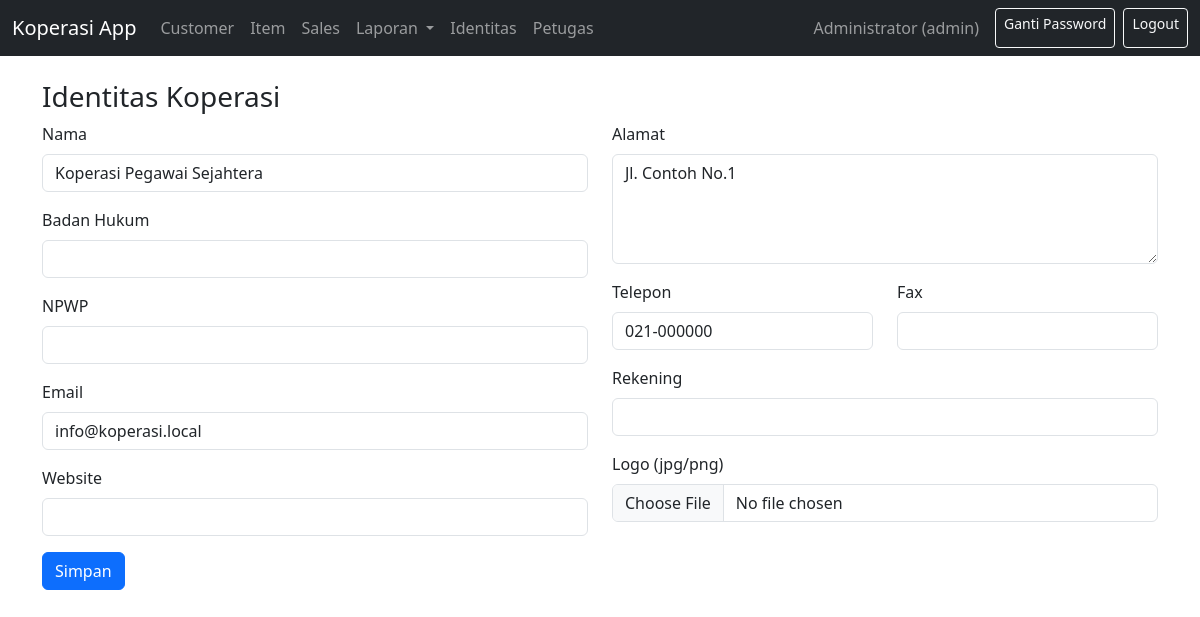
/index.php?r=company/index (signed in), run on the app's committed database.
### tables this page shows
CREATE TABLE company_identity (
  id_identitas INT AUTO_INCREMENT PRIMARY KEY,
  nama_identitas VARCHAR(150) NOT NULL,
  badan_hukum VARCHAR(150),
  npwp VARCHAR(50),
  email VARCHAR(150),
  url VARCHAR(200),
  alamat TEXT,
  telp VARCHAR(30),
  fax VARCHAR(30),
  rekening VARCHAR(150),
  foto VARCHAR(255)
);

### app/controllers/BaseController.php (called while the page is built, shortened)
<?php
class BaseController
{
    public function __construct(PDO $pdo)
    {
        $this->pdo = $pdo;
    }
    protected function view(string $view, array $data = []): void
    {
        include __DIR__ . '/../views/partials/layout.php';
    }
}

### app/controllers/CompanyController.php (called while the page is built, shortened)
<?php
require_once __DIR__.'/BaseController.php';
class CompanyController extends BaseController {
  public function index() {
    $company = $this->pdo->query("SELECT * FROM company_identity LIMIT 1")->fetch();
    $this->view(__DIR__.'/../views/company/index.php', compact('company'));
  }
}

### public/index.php (called while the page is built, shortened)
<?php
require_once __DIR__ . '/../config/db.php';
$route = $_GET['r'] ?? 'auth/login';
list($controller, $action) = array_pad(explode('/', $route), 2, null);
function dispatch($pdo, $controller, $action) {
  $obj = new $className($pdo);
  $obj->$action();
}
dispatch($pdo, $controller, $action);

### app/views/company/index.php (the view, shortened to what this page needs)
<h3>Identitas Koperasi</h3>
<form method="post" enctype="multipart/form-data">
  <div class="row">
    <div class="col-md-6">
      <div class="mb-3"><label class="form-label">Nama</label><input class="form-control" name="nama_identitas" value="<?php echo htmlspecialchars($company['nama_identitas'] ?? ''); ?>" required></div>
      <div class="mb-3"><label class="form-label">Badan Hukum</label><input class="form-control" name="badan_hukum" value="<?php echo htmlspecialchars($company['badan_hukum'] ?? ''); ?>"></div>
      <div class="mb-3"><label class="form-label">NPWP</label><input class="form-control" name="npwp" value="<?php echo htmlspecialchars($company['npwp'] ?? ''); ?>"></div>
      <div class="mb-3"><label class="form-label">Email</label><input class="form-control" type="email" name="email" value="<?php echo htmlspecialchars($company['email'] ?? ''); ?>"></div>
      <div class="mb-3"><label class="form-label">Website</label><input class="form-control" name="url" value="<?php echo htmlspecialchars($company['url'] ?? ''); ?>"></div>
    </div>
    <div class="col-md-6">
      <div class="mb-3"><label class="form-label">Alamat</label><textarea class="form-control" rows="4" name="alamat"><?php echo htmlspecialchars($company['alamat'] ?? ''); ?></textarea></div>
      <div class="row">
        <div class="col-md-6 mb-3"><label class="form-label">Telepon</label><input class="form-control" name="telp" value="<?php echo htmlspecialchars($company['telp'] ?? ''); ?>"></div>
        <div class="col-md-6 mb-3"><label class="form-label">Fax</label><input class="form-control" name="fax" value="<?php echo htmlspecialchars($company['fax'] ?? ''); ?>"></div>
      </div>
      <div class="mb-3"><label class="form-label">Rekening</label><input class="form-control" name="rekening" value="<?php echo htmlspecialchars($company['rekening'] ?? ''); ?>"></div>
      <div class="mb-3">
        <label class="form-label">Logo (jpg/png)</label>
        <input type="file" class="form-control" name="foto" accept=".jpg,.jpeg,.png">
      </div>
    </div>
  </div>
  <button class="btn btn-primary">Simpan</button>
</form>

### data on the page
company_identity: nama_identitas "Koperasi Pegawai Sejahtera", email "info@koperasi.local", alamat "Jl. Contoh No.1", telp "021-000000"

### other printed values
$userName "Administrator"
$lv "admin"
